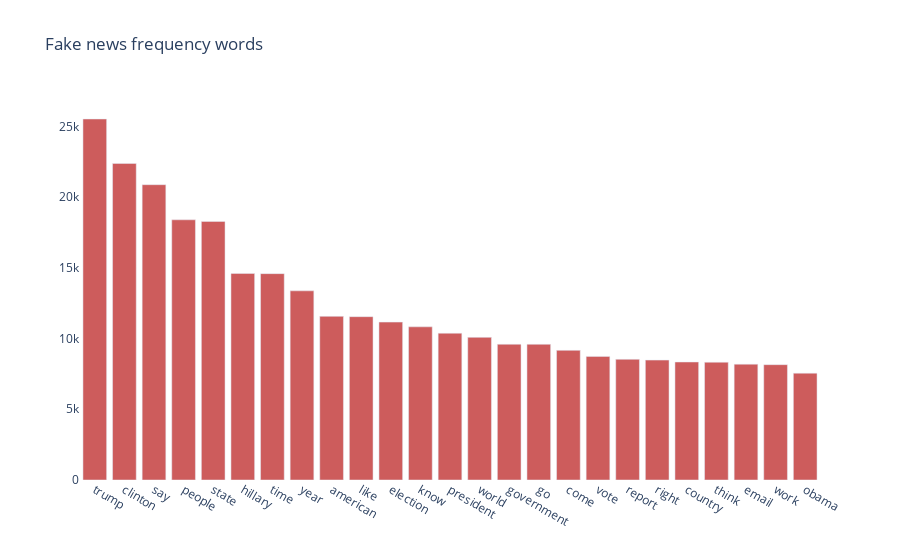

This figure's notebook cell:
### Code cell
new_list_words = [ seq[0] for seq in list_fake ]
new_list_values = [ seq[1] for seq in list_fake ]

fig = go.Figure()
fig.add_trace(go.Bar(y=new_list_values,  x=new_list_words, marker_color='indianred'))
fig.update_layout({
        'plot_bgcolor': 'rgba(0, 0, 0, 0)',
        'paper_bgcolor': 'rgba(0, 0, 0, 0)',
        'title': 'Fake news frequency words'
})
fig.show()

### Figure 1 — Plotly figure (JSON) as saved in the notebook; plotly's stock layout.template omitted (floating-point values rounded to 4 significant figures)
{"data": [{"marker": {"color": "indianred"}, "type": "bar", "x": ["trump", "clinton", "say", "people", "state", "hillary", "time", "year", "american", "like", "election", "know", "president", "world", "government", "go", "come", "vote", "report", "right", "country", "think", "email", "work", "obama"], "y": [25522, 22377, 20878, 18395, 18279, 14601, 14589, 13373, 11569, 11547, 11162, 10828, 10377, 10084, 9596, 9594, 9165, 8740, 8532, 8477, 8342, 8326, 8190, 8154, 7553]}], "layout": {"paper_bgcolor": "rgba(0, 0, 0, 0)", "plot_bgcolor": "rgba(0, 0, 0, 0)", "title": {"text": "Fake news frequency words"}}}
